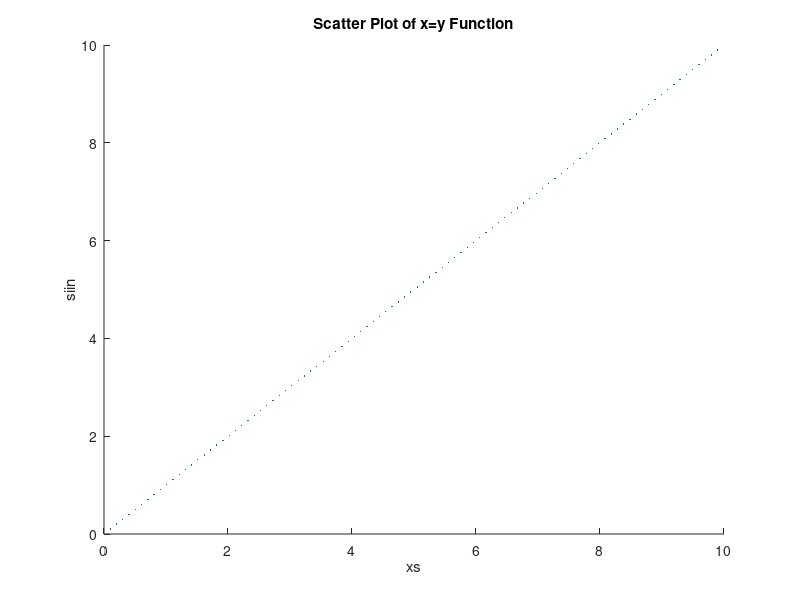

This figure's MATLAB source:
x = linspace(0,10);  % linear spaced
y = sin(x);
plot(x,y)
xlabel('XS');
ylabel('siin');
title("sine")

x = linspace(0, 10);
y = sin(x);
plot(x, y, 'o-');
xlabel('xs');
ylabel('siin');
title('Line Plot with Markers of Sine Function');

x = linspace(0, 10);
y1 = sin(x);
y2 = cos(x);
plot(x, y1, '-', x, y2, '.');
xlabel('xs');
ylabel('Function Values');
title('Multiple Plots of Sine and Cosine Functions');
legend('sin(x)', 'cos(x)');

x = [1,2,3,4,5];
y = [1,10,12,5,6];
bar(x, y);
xlabel('xs');
ylabel('siin');
title('Bar Plot');

x = linspace(0, 10);
y = x;
scatter(x, y,1,'filled');
xlabel('xs');
ylabel('siin');
title('Scatter Plot of x=y Function');


